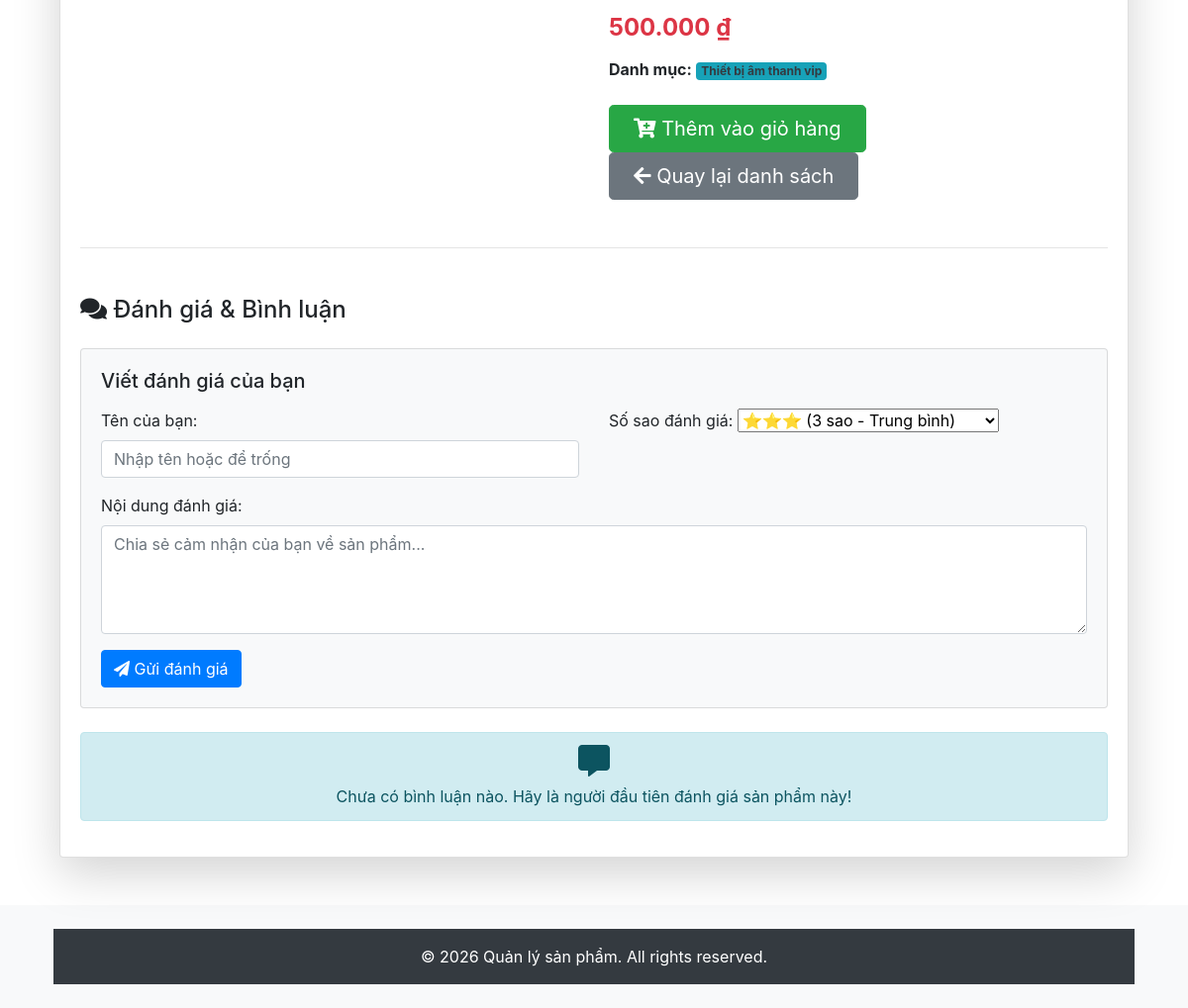
The page /Product/show/9 (lower part) on the database as committed earlier.
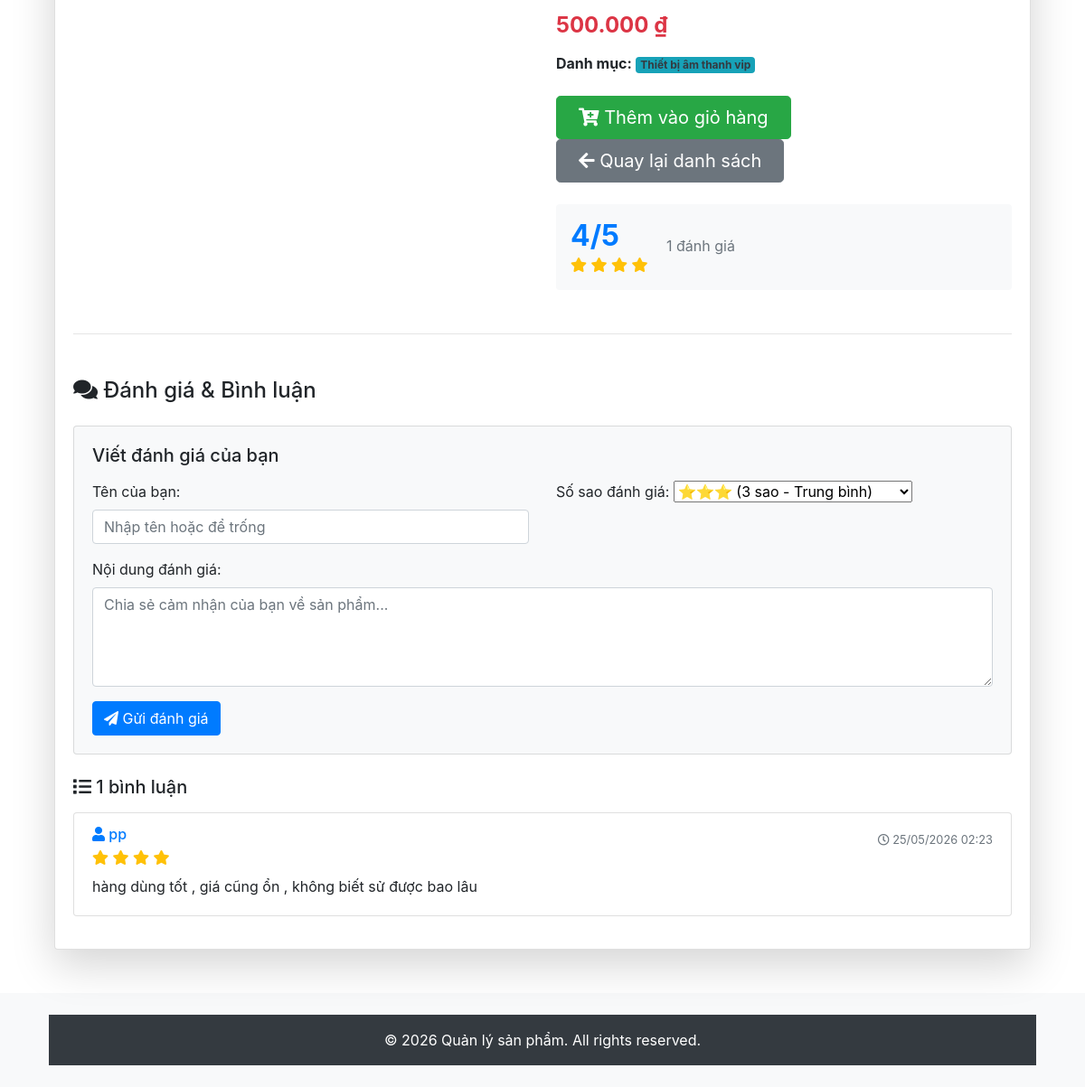
The same page on the database as committed later.
### tables this page shows
CREATE TABLE IF NOT EXISTS `product` (
  `id` int NOT NULL AUTO_INCREMENT,
  `name` varchar(100) NOT NULL,
  `description` text,
  `price` decimal(10,2) NOT NULL,
  `image` varchar(255) DEFAULT NULL,
  `category_id` int DEFAULT NULL,
  PRIMARY KEY (`id`),
  KEY `category_id` (`category_id`),
  CONSTRAINT `product_ibfk_1` FOREIGN KEY (`category_id`) REFERENCES `category` (`id`) ON DELETE CASCADE
);

CREATE TABLE IF NOT EXISTS `category` (
  `id` int NOT NULL AUTO_INCREMENT,
  `name` varchar(100) NOT NULL,
  `description` text,
  PRIMARY KEY (`id`)
);

CREATE TABLE IF NOT EXISTS `reviews` (
  `id` int NOT NULL AUTO_INCREMENT,
  `product_id` int NOT NULL,
  `user_id` int DEFAULT NULL,
  `username` varchar(100) DEFAULT NULL,
  `rating` int NOT NULL,
  `content` text NOT NULL,
  `created_at` timestamp NULL DEFAULT CURRENT_TIMESTAMP,
  PRIMARY KEY (`id`),
  KEY `product_id` (`product_id`),
  CONSTRAINT `reviews_ibfk_1` FOREIGN KEY (`product_id`) REFERENCES `product` (`id`) ON DELETE CASCADE,
  CONSTRAINT `reviews_chk_1` CHECK ((`rating` between 1 and 5))
);

### app/config/database.php (called while the page is built, shortened)
<?php
class Database {
    private $host = "localhost";
    private $db_name = "my_store";
    private $username = "root";
    private $password = "";
    public function getConnection() {
        $this->conn = null;
        try {
            $this->conn = new PDO(
                "mysql:host=" . $this->host . ";dbname=" . $this->db_name,
                $this->username,
                $this->password
            );
            $this->conn->exec("set names utf8");
        } catch(PDOException $exception) {
            echo "Connection error: " . $exception->getMessage();
        }
        return $this->conn;
    }
}
?>

### app/models/ProductModel.php (called while the page is built, shortened)
<?php
class ProductModel {
    private $conn;
    private $table_name = "product";
    public function __construct($db) {
        $this->conn = $db;
    }
    public function getProductById($id) {
        $query = "SELECT p.*, c.name as category_name
                  FROM " . $this->table_name . " p
                  LEFT JOIN category c ON p.category_id = c.id
                  WHERE p.id = :id";
        $stmt = $this->conn->prepare($query);
        $stmt->bindParam(':id', $id, PDO::PARAM_INT);
        $stmt->execute();
        return $stmt->fetch(PDO::FETCH_OBJ);
    }
}
?>

### index.php (called while the page is built, shortened)
<?php
require_once 'app/config/database.php';
require_once 'app/models/ProductModel.php';
$url = $_GET['url'] ?? '';
$url = rtrim($url, '/');
$url = filter_var($url, FILTER_SANITIZE_URL);
$url = explode('/', $url);
$action = isset($url[1]) && $url[1] != '' ? $url[1] : 'index';
$controller = new $controllerName();
call_user_func_array([$controller, $action], array_slice($url, 2));
?>

### app/models/ReviewModel.php (called while the page is built, shortened)
<?php
class ReviewModel {
    private $conn;
    private $table_name = "reviews";
    public function __construct($db) {
        $this->conn = $db;
    }
    public function getReviewsByProductId($product_id) {
        $query = "SELECT * FROM " . $this->table_name . "
                  WHERE product_id = :product_id
                  ORDER BY created_at DESC";
        $stmt = $this->conn->prepare($query);
        $stmt->bindParam(':product_id', $product_id, PDO::PARAM_INT);
        $stmt->execute();
        return $stmt->fetchAll(PDO::FETCH_OBJ);
    }
    public function getAverageRating($product_id) {
        $query = "SELECT AVG(rating) as avg_rating, COUNT(*) as total_reviews
                  FROM " . $this->table_name . "
                  WHERE product_id = :product_id";
        $stmt = $this->conn->prepare($query);
        $stmt->bindParam(':product_id', $product_id, PDO::PARAM_INT);
        $stmt->execute();
        $result = $stmt->fetch(PDO::FETCH_OBJ);
        return [
            'average' => $result->avg_rating ? round($result->avg_rating, 1) : 0,
            'total' => $result->total_reviews
        ];
    }
}
?>

### app/views/product/show.php (the view, shortened to what this page needs)
<?php include 'app/views/shares/header.php'; ?>
<div class="container mt-4">
    <div class="card shadow-lg">
        <div class="card-body">
            <?php if($product): ?>
            <div class="row">
                <div class="col-md-6">
                </div>
                <div class="col-md-6">
                    <h4 class="text-danger font-weight-bold my-3">
                        <?php echo number_format((float)($product->price ?? 0), 0, ',', '.'); ?> ₫
                    </h4>
                    <p class="mb-3">
                        <strong>Danh mục:</strong>
                        <span class="badge bg-info text-dark">
                            <?php echo htmlspecialchars($product->category_name ?? 'Chưa phân loại'); ?>
                        </span>
                    </p>
                    <div class="mt-4 d-flex flex-wrap gap-2">
                        <button onclick="addToCart(<?php echo $product->id; ?>)"
                                class="btn btn-success btn-lg px-4"
                                id="btn-add-to-cart">
                            <i class="fas fa-cart-plus"></i> Thêm vào giỏ hàng
                        </button>
                        <a href="/Product" class="btn btn-secondary btn-lg px-4">
                            <i class="fas fa-arrow-left"></i> Quay lại danh sách
                        </a>
                    </div>
                    <?php if(isset($averageRating) && $averageRating['total'] > 0): ?>
                    <div class="mt-4 p-3 bg-light rounded">
                        <div class="d-flex align-items-center">
                            <div class="mr-3">
                                <h2 class="mb-0 text-primary font-weight-bold">
                                    <?php echo $averageRating['average']; ?>/5
                                </h2>
                                <div class="text-warning">
                                    <?php
                                    $avg = round($averageRating['average']);
                                    for($i = 0; $i < 5; $i++):
                                    ?>
                                        <i class="fas fa-star<?php echo $i < $avg ? '' : '-o'; ?>"></i>
                                    <?php endfor; ?>
                                </div>
                            </div>
                            <div>
                                <p class="mb-1 text-muted">
                                    <?php echo $averageRating['total']; ?> đánh giá
                                </p>
                            </div>
                        </div>
                    </div>
                    <?php endif; ?>
                </div>
            </div>
            <hr class="my-5">
            <div class="review-section">
                <h4 class="mb-4"><i class="fas fa-comments"></i> Đánh giá & Bình luận</h4>
                <div class="card bg-light mb-4">
                    <div class="card-body">
                        <h5 class="card-title mb-3">Viết đánh giá của bạn</h5>
                        <form method="POST" action="/Product/saveReview">
                            <div class="row">
                                <div class="col-md-6 mb-3">
                                    <label class="form-label">Tên của bạn:</label>
                                    <input type="text" name="username" class="form-control"
                                           placeholder="Nhập tên hoặc để trống"
                                           value="<?php
                                           echo htmlspecialchars($_SESSION['username'] ?? '');
                                           ?>">
                                </div>
                                <div class="col-md-6 mb-3">
                                    <label class="form-label">Số sao đánh giá:</label>
                                    <select name="rating" class="form-select">
                                        <option value="3" selected>⭐⭐⭐ (3 sao - Trung bình)</option>
                                    </select>
                                </div>
                            </div>
                            <div class="mb-3">
                                <label class="form-label">Nội dung đánh giá:</label>
                                <textarea name="content" class="form-control" rows="4"
                                          placeholder="Chia sẻ cảm nhận của bạn về sản phẩm..." required></textarea>
                            </div>
                            <button type="submit" class="btn btn-primary">
                                <i class="fas fa-paper-plane"></i> Gửi đánh giá
                            </button>
                        </form>
                    </div>
                </div>
                <?php if (!empty($reviews)): ?>
                    <h5 class="mb-3">
                        <i class="fas fa-list"></i>
                        <?php echo count($reviews); ?> bình luận
                    </h5>
                    <?php foreach ($reviews as $review): ?>
                    <div class="card mb-3">
                        <div class="card-body">
                            <div class="d-flex justify-content-between align-items-start">
                                <div>
                                    <h6 class="card-subtitle mb-1 text-primary">
                                        <i class="fas fa-user"></i>
                                        <?php echo htmlspecialchars($review->username ?? 'Ẩn danh'); ?>
                                    </h6>
                                    <div class="text-warning mb-2">
                                        <?php for($i = 0; $i < ($review->rating ?? 0); $i++): ?>
                                            <i class="fas fa-star"></i>
                                        <?php endfor; ?>
                                    </div>
                                </div>
                                <small class="text-muted">
                                    <i class="far fa-clock"></i>
                                    <?php echo date('d/m/Y H:i', strtotime($review->created_at ?? 'now')); ?>
                                </small>
                            </div>
                            <p class="card-text mb-0"><?php echo nl2br(htmlspecialchars($review->content)); ?></p>
                        </div>
                    </div>
                    <?php endforeach; ?>
                <?php else: ?>
                    <div class="alert alert-info text-center">
                        <i class="fas fa-comment-alt fa-2x mb-2"></i>
                        <p class="mb-0">Chưa có bình luận nào. Hãy là người đầu tiên đánh giá sản phẩm này!</p>
                    </div>
                <?php endif; ?>
            </div>
            <?php endif; ?>
        </div>
    </div>
</div>
<?php include 'app/views/shares/footer.php'; ?>

### app/controllers/ProductController.php (shortened to what this page needs)
<?php
require_once('app/config/database.php');
require_once('app/models/ProductModel.php');
require_once('app/models/ReviewModel.php');
class ProductController {
    private $productModel;
    private $db;
    public function __construct() {
        $this->db = (new Database())->getConnection();
        $this->productModel = new ProductModel($this->db);
    }
    public function show($id) {
        $product = $this->productModel->getProductById($id);
        if ($product) {
            $reviewModel = new ReviewModel($this->db);
            $reviews = $reviewModel->getReviewsByProductId($id);
            $averageRating = $reviewModel->getAverageRating($id);
            include 'app/views/product/show.php';
        } else {
            echo "Không tìm thấy sản phẩm.";
        }
    }
}
?>

### app/views/shares/header.php (shortened to what this page needs)
<!DOCTYPE html>
<html lang="vi">
<head>
    <link href="https://stackpath.bootstrapcdn.com/bootstrap/4.5.2/css/bootstrap.min.css" rel="stylesheet">
    <link rel="stylesheet" href="https://cdnjs.cloudflare.com/ajax/libs/font-awesome/5.15.4/css/all.min.css">
</head>
<body>
    <div class="container mt-4">

### app/views/shares/footer.php (shortened to what this page needs)
</div>
<footer class="bg-light text-center text-lg-start mt-5">
    <div class="container p-4">
        <div class="text-center p-3 bg-dark text-white">
            © 2026 Quản lý sản phẩm. All rights reserved.
        </div>
    </div>
</footer>
</body>
</html>

Rows that differ between the two databases and show on the page:
added reviews: username "pp", rating 4 (drawn), created_at "25/05/2026 02:23", content "hàng dùng tốt , giá cũng ổn , không biết sử được bao lâu"
Other text that changed with them:
$averageRating['average']: (not shown) → "4"
$averageRating['total']: (not shown) → "1"
count($reviews): (not shown) → "1"
text no longer shown: "Chưa có bình luận nào. Hãy là người đầu tiên đánh giá sản phẩm này!"
text now shown: "/5 đánh giá bình luận"
